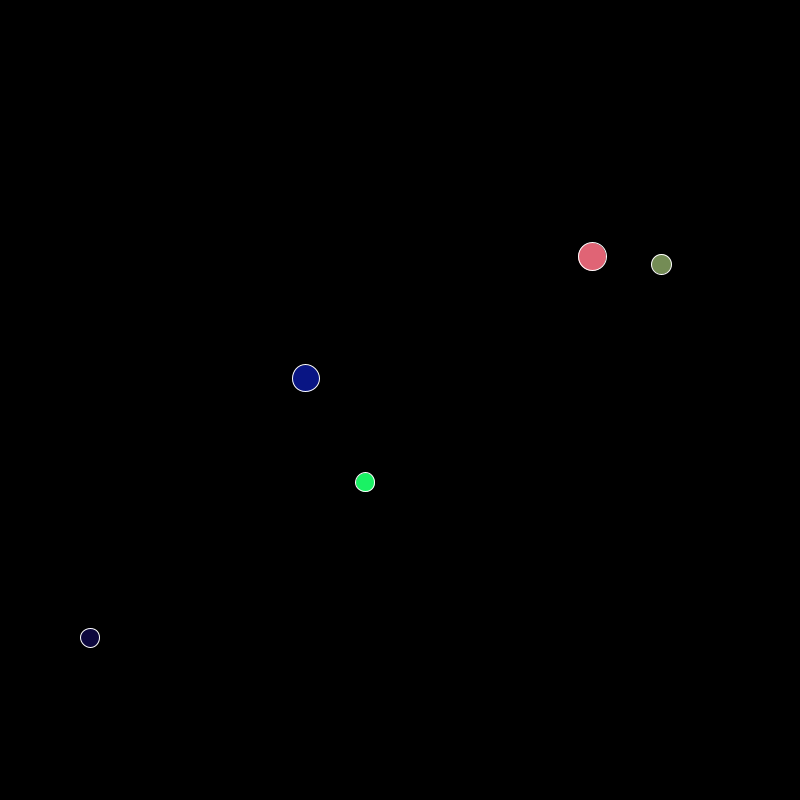
Frame 1 (no input)
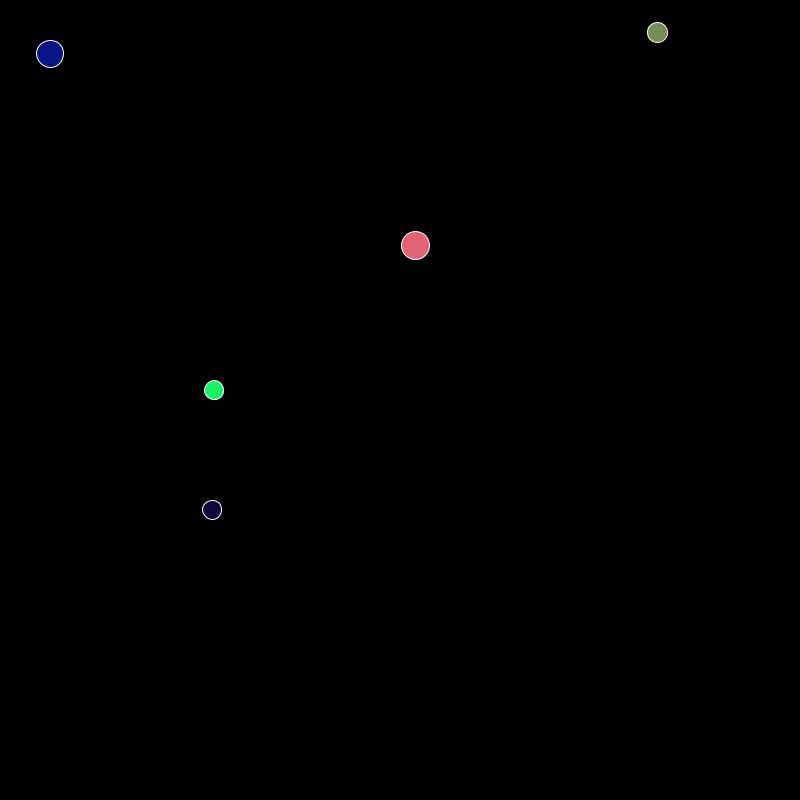
Frame 60 (the mouse pressed at the canvas centre just before this capture)
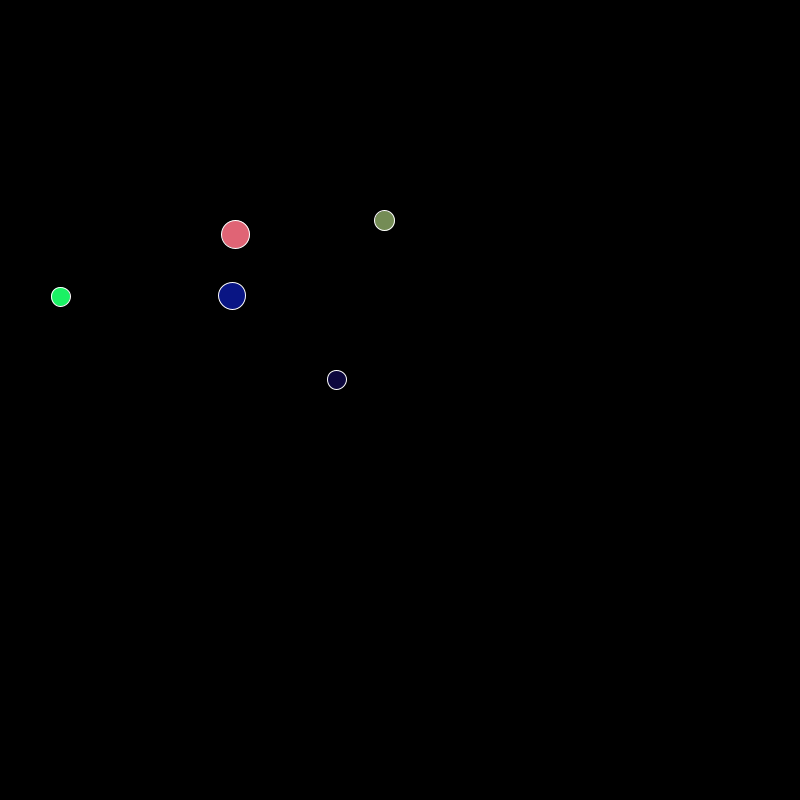
Frame 120 (the mouse held since frame 60 and released just before this capture)

The Processing sketch that drew these frames (run headless with seeded random() and noise(); from frame 60 on, the mouse is pressed at the canvas centre):

// Processing sketch: Starting_with_moving_solids
// ── Starting_with_moving_solids.pde
import java.util.ArrayList;

int n = 5;
ArrayList<Solid> mySolids = new ArrayList<Solid>();
long startTime = System.currentTimeMillis();

void setup() {
  size(800, 800);
  for(int i = 0; i < n; i++) {
    mySolids.add(new Solid());
  }
}

void draw() {
  background(0);
  boolean anyActive = false;
  for(Solid s : mySolids) {
    if(!s.hit) {
      anyActive = true;
    }
    s.update();
    s.display();
  }
  
  if(!anyActive) {
    println("Finished game in " + (System.currentTimeMillis() - startTime)/1000.0 + " seconds!");
    exit();
  }
}

void mousePressed() {
  for(Solid s : mySolids) {
    s.hasBeenHit(mouseX, mouseY);
  }
}

// ── Blinker.pde
class Blinker extends Solid {
  
  Blinker() {
    super();
    r = 0;
    g = 0;
    b = 255;
  }
  
  void update() {
    if(hit) {
      return;
    }
    
    if(Math.random() < 0.01) {
      int dist = (int)(Math.random() * (size * 3 - size + 1)) + size;
      PVector displacement = speed;
      displacement.setMag(dist);
      displacement.rotate((float) Math.random() * PI);
      PVector temp = PVector.add(location, displacement);
      if(temp.x + displacement.x < (width - size/2) && location.x + displacement.x > size/2 && location.y + displacement.y < (height - size/2) && location.y + displacement.y > size/2) {
        location.add(displacement);
      }
    }
    else {
      super.update();    
    }
  }
}

// ── Buzzer.pde
class Buzzer extends Solid {
  
  Buzzer() {
    super();
    r = 255;
    g = 0;
    b = 0;
  }
  
  String toString() {
    return "Buzzer";
  }
  
  void update() {
    
    double r = Math.random();
    if(r < 0.7) {
      int turn = Math.floor(r * 1000) % 2 == 0 ? 30 : -30;
      speed.rotate(radians(turn));
    }
    
    super.update();
  }
}

// ── Solid.pde
class Solid {
  // Magnitudes
  PVector location;
  PVector speed;
  float topSpeed;
  
  // Size
  int size;
  
  // Color
  int r;
  int g;
  int b;
  
  // Hit
  boolean hit;
  
  
  
  Solid() {
    topSpeed = (int) random(3, 9);
    size = (int) random(16, 32);
    int[] randDirection = getRandomCoords();
    int[] randLocation = getRandomCoords();
    PVector direction = new PVector(randDirection[0], randDirection[1]);
    location = new PVector(randLocation[0], randLocation[1]);
    speed = PVector.sub(direction, location);
    
    r = (int) random(0, 255);
    g = (int) random(0, 255);
    b = (int) random(0, 255);
    
    hit = false;
  }
  
  Solid(int s) {
    this();
    size = s;
  }
  
  Solid(int red, int green, int blue) {
    this();
    r = red;
    g = green;
    b = blue;
  }
    
  void update() {
    
    if(hit) {
      return;
    }
    
    if(location.x > (width - size/2) || location.x < size/2) {
      speed.x = speed.x * -1;
    }
    
    if(location.y > (height - size/2) || location.y < size/2) {
      speed.y = speed.y * -1;
    }
    
    speed.limit(topSpeed);
    location.add(speed);
  }

  void display() {
    if(hit) {
      stroke(1);
      strokeWeight(0);
      fill(1);
    }
    else {
      stroke(255);
      strokeWeight(1);
      fill(r, g, b);
    }
    
    ellipse(location.x, location.y, size, size);
  }
  
  int[] getRandomCoords() {
    int[] coords = {(int) random(2 * size, width - 2 * size), (int) random(2 * size, height - 2 * size)};
    return coords;
  }
  
  void hasBeenHit(int x, int y) {
    if(Math.abs(x - location.x) < size / 2 && Math.abs(y - location.y) < size / 2) {
      println("Hit at " + x + ", " + y + "!");
      hit = true;
      location = new PVector(-99999, -99999);
    }
  }
}

// ── Waver.pde
class Waver extends Solid {
  
  int minSize, maxSize;
  double realSize, rate;
  boolean increasing;
  
  Waver(int min, int max) {
    super();
    minSize = min;
    maxSize = max;
    realSize = size;
    rate = Math.random() * 2;
    r = 0;
    g = 255;
    b = 0;
    increasing = Math.random() * 1000 % 2 == 0;
  }
  
  Waver(int min, int max, int changeRate) {
    super();
    minSize = min;
    maxSize = max;
    realSize = size;
    rate = changeRate;
    r = 0;
    g = 255;
    b = 0;
    increasing = Math.random() * 1000 % 2 == 0;
  }
  
  String toString() {
    return "Waver";
  }
  
  void update() {
    
    if(hit) {
      return;
    }
    
    if((size >= maxSize && increasing) || (size <= minSize && !increasing)) {
      increasing = !increasing;
    }
    
    realSize = realSize + (increasing ? rate : -rate);
    size = (int) realSize;
    
    super.update();
  }
}
